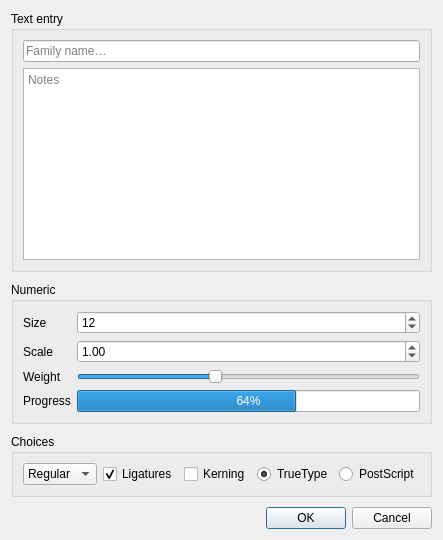
<?xml version="1.0" encoding="UTF-8"?>
<ui version="4.0">
 <class>ControlsForm</class>
 <widget class="QWidget" name="ControlsForm">
  <property name="windowTitle"><string>Control gallery</string></property>
  <layout class="QVBoxLayout" name="root">
   <property name="spacing"><number>10</number></property>
   <item>
    <widget class="QGroupBox" name="textGroup">
     <property name="title"><string>Text entry</string></property>
     <layout class="QVBoxLayout" name="textLayout">
      <item>
       <widget class="QLineEdit" name="nameEdit">
        <property name="placeholderText"><string>Family name…</string></property>
       </widget>
      </item>
      <item>
       <widget class="QPlainTextEdit" name="notesEdit">
        <property name="placeholderText"><string>Notes</string></property>
       </widget>
      </item>
     </layout>
    </widget>
   </item>
   <item>
    <widget class="QGroupBox" name="numberGroup">
     <property name="title"><string>Numeric</string></property>
     <layout class="QGridLayout" name="numberLayout">
      <item row="0" column="0"><widget class="QLabel" name="sizeLabel"><property name="text"><string>Size</string></property></widget></item>
      <item row="0" column="1"><widget class="QSpinBox" name="sizeSpin"><property name="minimum"><number>1</number></property><property name="maximum"><number>999</number></property><property name="value"><number>12</number></property></widget></item>
      <item row="1" column="0"><widget class="QLabel" name="scaleLabel"><property name="text"><string>Scale</string></property></widget></item>
      <item row="1" column="1"><widget class="QDoubleSpinBox" name="scaleSpin"><property name="value"><number>1</number></property><property name="singleStep"><number>0.1</number></property></widget></item>
      <item row="2" column="0"><widget class="QLabel" name="weightLabel"><property name="text"><string>Weight</string></property></widget></item>
      <item row="2" column="1"><widget class="QSlider" name="weightSlider"><property name="orientation"><enum>Qt::Horizontal</enum></property><property name="minimum"><number>0</number></property><property name="maximum"><number>1000</number></property><property name="value"><number>400</number></property></widget></item>
      <item row="3" column="0"><widget class="QLabel" name="progLabel"><property name="text"><string>Progress</string></property></widget></item>
      <item row="3" column="1"><widget class="QProgressBar" name="prog"><property name="value"><number>64</number></property></widget></item>
     </layout>
    </widget>
   </item>
   <item>
    <widget class="QGroupBox" name="choiceGroup">
     <property name="title"><string>Choices</string></property>
     <layout class="QHBoxLayout" name="choiceLayout">
      <item>
       <widget class="QComboBox" name="styleCombo">
        <item><property name="text"><string>Regular</string></property></item>
        <item><property name="text"><string>Italic</string></property></item>
        <item><property name="text"><string>Bold</string></property></item>
       </widget>
      </item>
      <item><widget class="QCheckBox" name="ligaCheck"><property name="text"><string>Ligatures</string></property><property name="checked"><bool>true</bool></property></widget></item>
      <item><widget class="QCheckBox" name="kernCheck"><property name="text"><string>Kerning</string></property></widget></item>
      <item><widget class="QRadioButton" name="ttRadio"><property name="text"><string>TrueType</string></property><property name="checked"><bool>true</bool></property></widget></item>
      <item><widget class="QRadioButton" name="psRadio"><property name="text"><string>PostScript</string></property></widget></item>
     </layout>
    </widget>
   </item>
   <item>
    <widget class="QDialogButtonBox" name="buttons">
     <property name="standardButtons"><set>QDialogButtonBox::Cancel|QDialogButtonBox::Ok</set></property>
    </widget>
   </item>
  </layout>
 </widget>
</ui>
